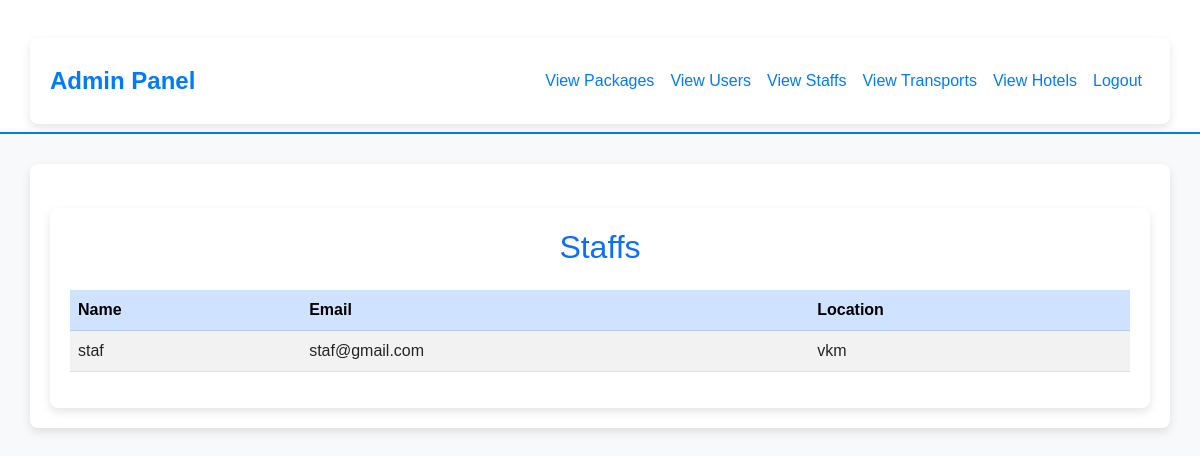
Screenshot of /adminstaffs/ with the database file from the repository.
### app/models.py (models this page shows, shortened)
class Staf(models.Model):
    name = models.CharField(max_length=100)
    email = models.EmailField(unique=True)
    password = models.CharField(max_length=255)
    location = models.CharField(max_length=255)

### app/views.py (the view)
# urls.py: path('adminstaffs/', views.admin_view_staffs, name='admin_view_staffs'),
def admin_view_staffs(request):
    staffs = Staf.objects.all()
    return render(request, 'admin/view_staffs.html', {'staffs': staffs})

### templates/admin/view_staffs.html (shortened to what this page needs)
<!DOCTYPE html>
<html lang="en">
<head>
    <link href="https://cdn.jsdelivr.net/npm/bootstrap@5.3.0/dist/css/bootstrap.min.css" rel="stylesheet">
</head>
<body>
    <nav class="navbar navbar-expand-lg navbar-light">
        <div class="container">
            <a class="navbar-brand" href="#">Admin Panel</a>
            <div class="collapse navbar-collapse" id="navbarNav">
                <ul class="navbar-nav ms-auto">
                    <li class="nav-item"><a class="nav-link" href="{% url 'admin_view_packages' %}">View Packages</a></li>
                    <li class="nav-item"><a class="nav-link" href="{% url 'admin_view_users' %}">View Users</a></li>
                    <li class="nav-item"><a class="nav-link" href="{% url 'admin_view_staffs' %}">View Staffs</a></li>
                    <li class="nav-item"><a class="nav-link" href="{% url 'admin_view_transports' %}">View Transports</a></li>
                    <li class="nav-item"><a class="nav-link" href="{% url 'admin_view_hotels' %}">View Hotels</a></li>
                    <li class="nav-item"><a class="nav-link btn-danger" href="{% url 'logout' %}">Logout</a></li>
                </ul>
            </div>
        </div>
    </nav>
 <div class="container">
{% block content %}
<div class="container mt-4">
    <h2 class="text-center text-primary mb-4">Staffs</h2>
<div class="table-responsive">
    <table class="table table-striped table-hover">
        <thead class="table-primary">
    <tr>
        <th>Name</th>
        <th>Email</th>
        <th>Location</th>
    </tr>
</thead>
<tbody>
    {% for staff in staffs %}
    <tr>
        <td>{{ staff.name }}</td>
        <td>{{ staff.email }}</td>
        <td>{{ staff.location }}</td>
    </tr>
    {% endfor %}
</tbody>
</table>
</div>
{% endblock %}
    </div>
</body>
</html>

### templates/admin/view_staffs.html (style rules this page uses)
body { background-color: #f8f9fa; font-family: 'Arial', sans-serif; }
.navbar { background-color: #ffffff !important; border-bottom: 2px solid #007bff; }
.navbar-brand { font-size: 1.5rem; font-weight: bold; color: #007bff !important; }
.navbar-nav .nav-link { font-weight: 500; color: #007bff !important; padding: 10px 15px; }
.container { margin-top: 30px; background: white; padding: 20px; border-radius: 8px; box-shadow: 0px 4px 10px rgba(0, 0, 0, 0.1); }
.table thead { background-color: #007bff; color: white; }

### rows the page displays
Staf: name "staf", email "staf@gmail.com", location "vkm"
